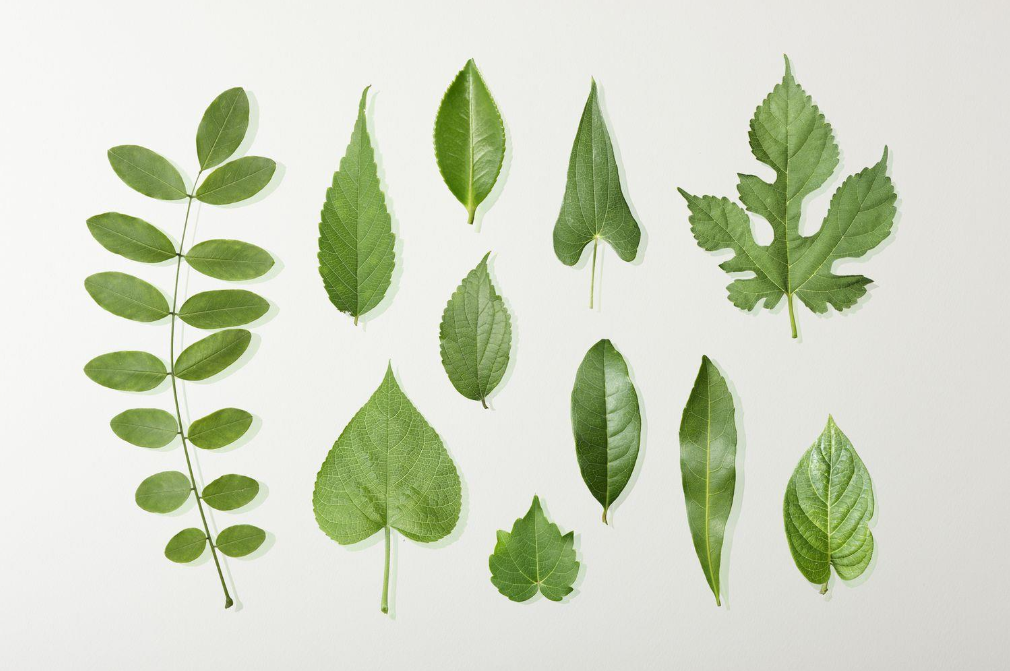
%> input picture Immagine.png, 1010 x 671 px
$ octave --eval "test('Immagine.png');"   (GNU Octave 9; MATLAB toolbox functions it lacks are replaced by stand-ins)
%> lines starting %> are read from the running program, lines starting %| are printed output that depends on the picture
%> in test, `labim = rgb2lab(im);`: labim: size 671x1010x3 single; mean of channels 1, 2, 3 85, -5.8, 9.8
### compute/mysobel.m
function [sob,dir] = mysobel(im, dir_angle_tolerance)
%> called with dir_angle_tolerance = 0.5
    a = [1 2 1];
    b = [1 0 -1];
    pim = padarray(im,[1 1],'symmetric');
    out_x = conv2(a,b,pim,'valid');
    out_y = conv2(b,a,pim,'valid');
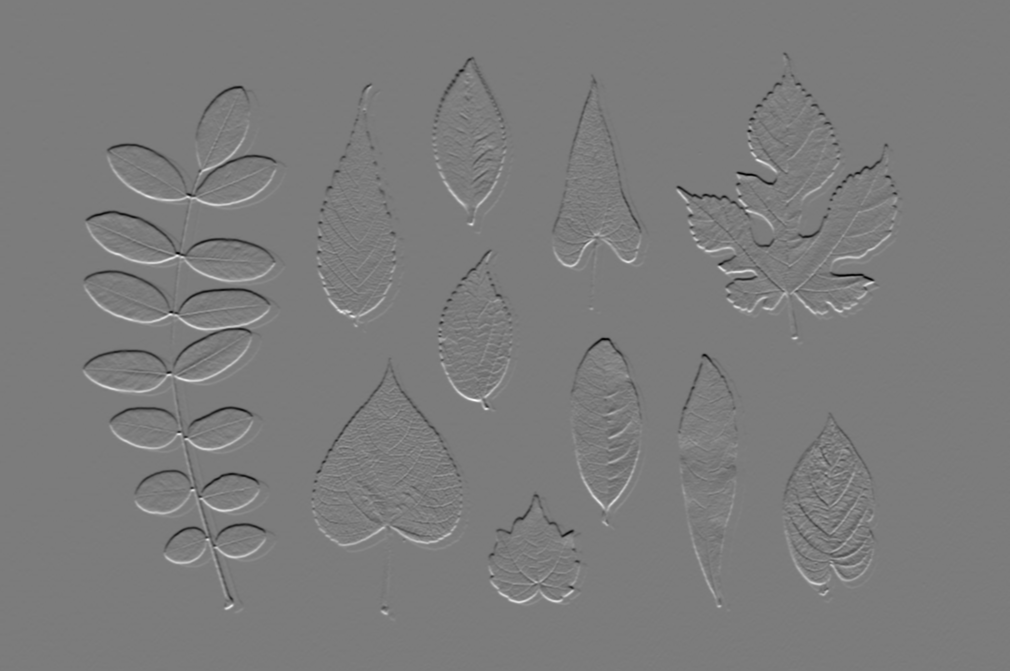
%> out_y: size 671x1010 single; min -1.9, max 2, mean -0.000676; drawn with min black and max white
    sob = sqrt(out_x.^2 + out_y.^2);
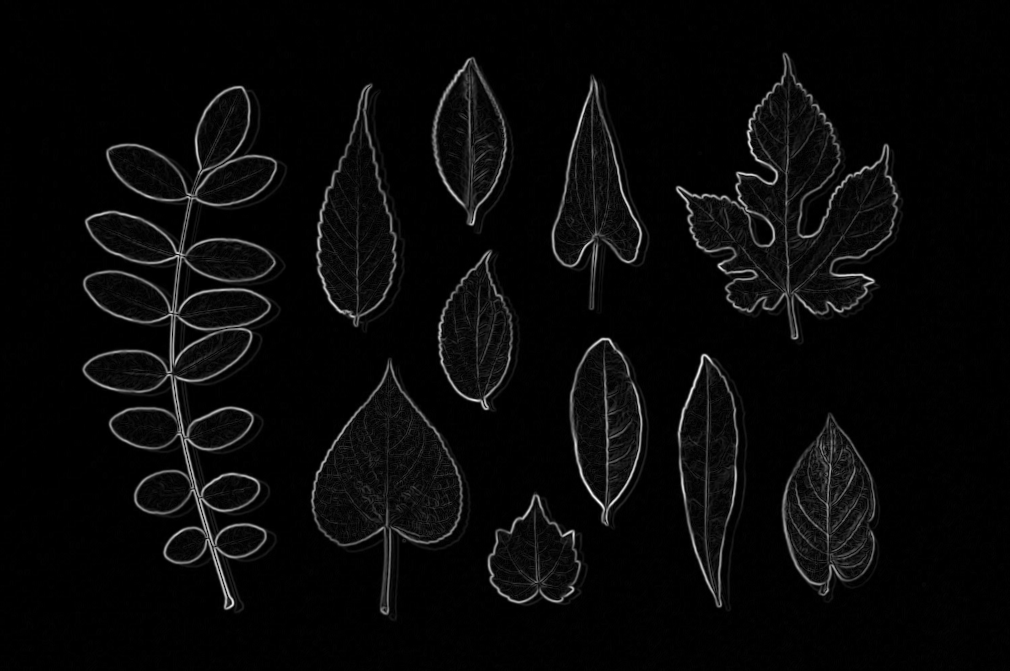
%> sob: size 671x1010 single; min 0, max 2.21, mean 0.0793; drawn with min black and max white
    dir = atan2(out_y, out_x); % remap sobel_dir to [0,2pi]
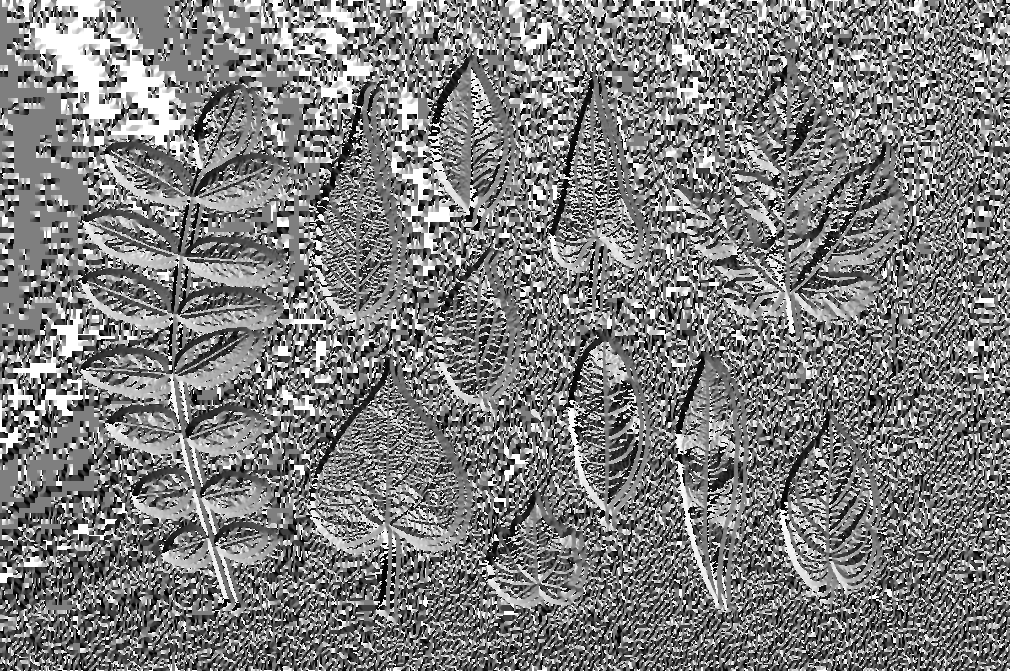
%> dir: size 671x1010 single; min -3.14, max 3.14, mean -0.0502; drawn with min black and max white
    dirm = sum(sum(dir)) / numel(dir) * dir_angle_tolerance;
    dir(dir < dirm) = 0;
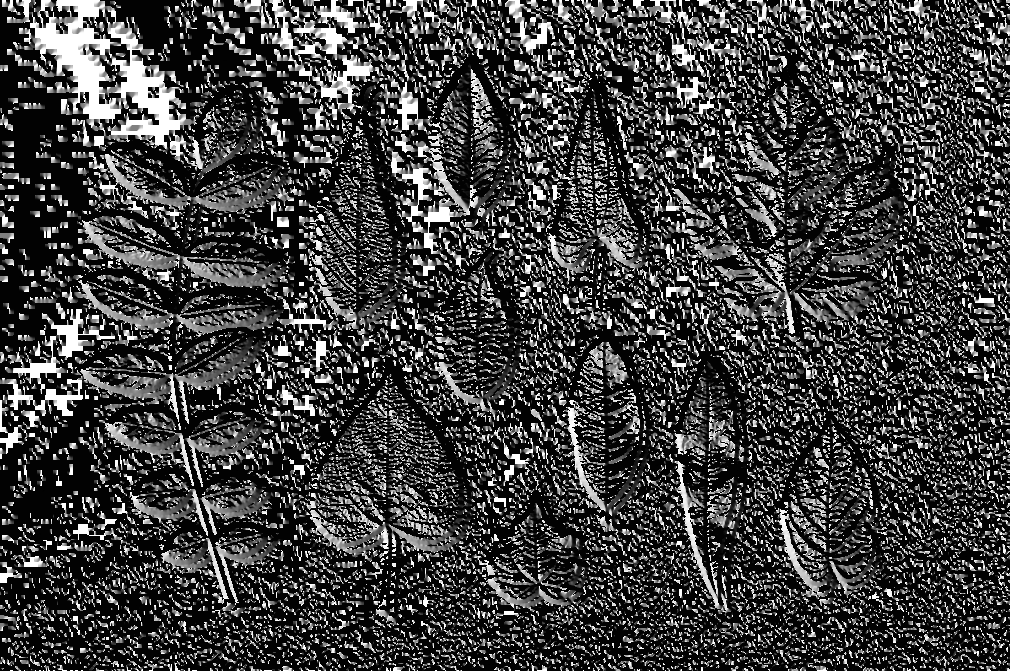
%> dir: size 671x1010 single; min -0.0251, max 3.14, mean 0.777; drawn with min black and max white
end

### compute/mylaplacian.m
function lap = mylaplacian(im)
    k = [-1 -1 -1; -1 16 -1; -1 -1 -1];
    lap = imfilter(im, k, 'symmetric','same');
end

### utility/figure_maximized.m
function f = figure_maximized(varargin)
    % figure_maximized(string_varargin)
    %
    % returns a maximized figure.
    % string_varargin is optional.
    %
    % es. figure_maximized with a single string as argument.
    %   figure_maximized("MyFigure") % 'MyFigure' will be the name of the
    %                                % figure.
    %
    % es. figure_maximized with multiple strings as arguments, assume k=1.
    %   figure_maximized("MyFigure ", numtostr(k)); % 'MyFigure 1' will be
    %                                               % the name of the figure
    arguments (Repeating)
        varargin {mustBeText};
    end

    f = figure;
    f.WindowState = "maximized";

    if nargin > 0
        if nargin == 1
            f.Name = varargin;
        else
            f.Name = strcat(varargin{:});
        end
        f.NumberTitle = 'off';
    end
end

### utility/tsubplot.m
function sp = tsubplot(m, n, p, vertical_padding, horizontal_padding)
    arguments
        m {mustBeInteger,mustBePositive};
        n {mustBeInteger,mustBePositive};
        p {mustBeInteger,mustBePositive};
        vertical_padding = 0.2;    % 10%
        horizontal_padding = 0.15; %  5%
    end

    if p > m*n
        error("Index exceeds number of subplots.");
    end

    sp = subplot('Position', [ ...
        horizontal_padding/(2*n) + mod(p-1,n)/n, ...
        (2*(m-1)+vertical_padding)/(2*m) - floor((p-1)/n)/m, ...
        (1 - horizontal_padding) / n, ...
        (1 - vertical_padding) / m]);

    % [17 lines of commented-out code are left out]
end

### test.m
function test(what)
    im = im2single(imread(what));
    gim = imgaussfilt( rgb2gray(im), 0.7 ); % rgb2gray(im);
    labim = rgb2lab(im);
    t = mysobel(gim, 0.5) + mylaplacian(gim);
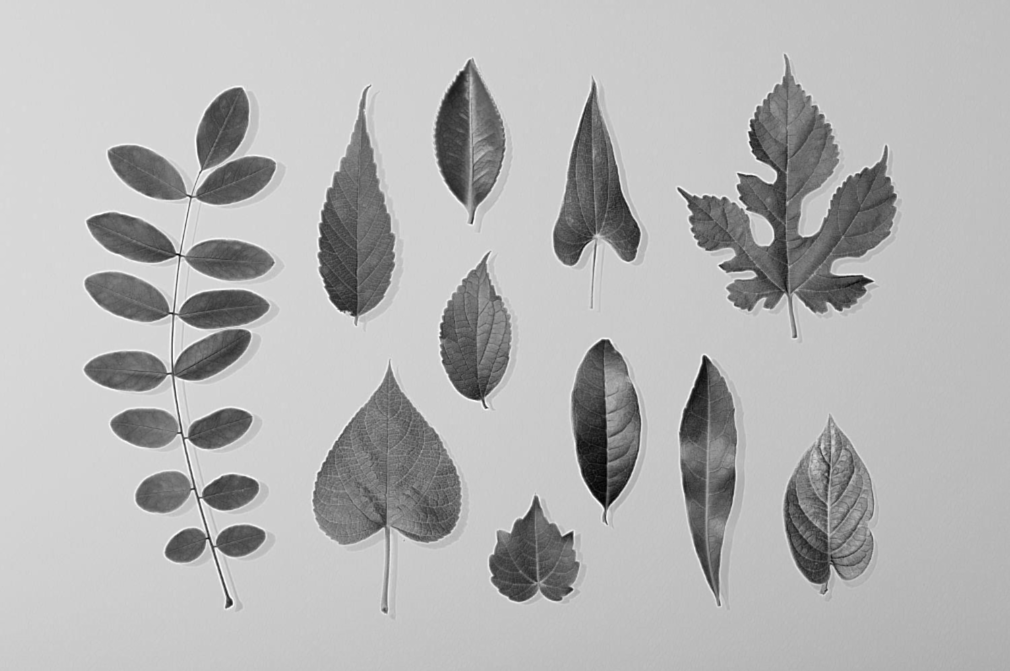
%> t: size 671x1010 single; min 1.34, max 8.91, mean 6.7; drawn with min black and max white

    figure_maximized;
    ax1 = tsubplot(1,2,1); imagesc(labim(:,:,1)); title("L"); axis image; axis off; colorbar;
%> after `colorbar`:
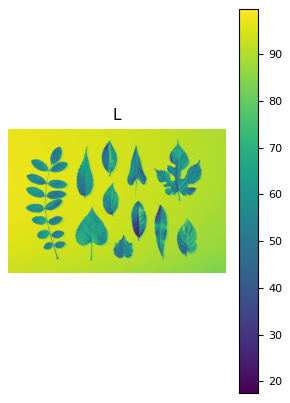
%> figure redrawn from the program's plot data
    ax2 = tsubplot(1,2,2); imagesc(t); title("sobel + laplacian"); axis image; axis off; colorbar;
%> `test('Immagine.png');`:
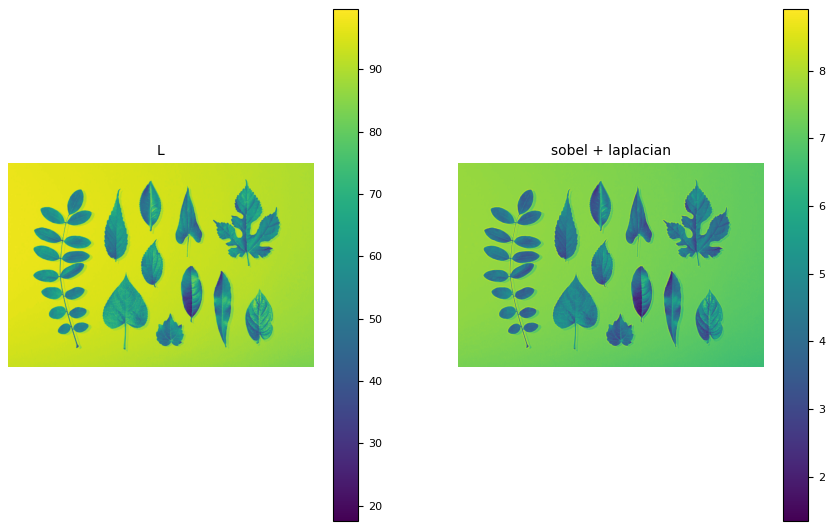
%> figure redrawn from the program's plot data, 2 panels

    linkaxes([ax1 ax2], 'xy');
    axis tight;
end
